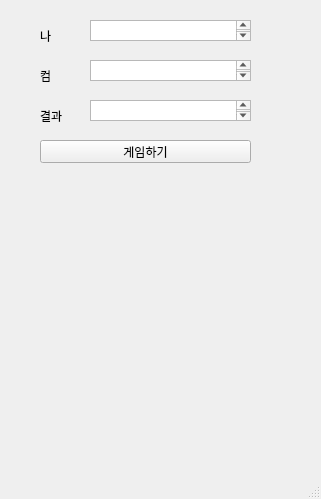
<?xml version="1.0" encoding="UTF-8"?>
<ui version="4.0">
 <class>MainWindow</class>
 <widget class="QMainWindow" name="MainWindow">
  <property name="geometry">
   <rect>
    <x>0</x>
    <y>0</y>
    <width>321</width>
    <height>499</height>
   </rect>
  </property>
  <property name="windowTitle">
   <string>MainWindow</string>
  </property>
  <widget class="QWidget" name="centralwidget">
   <widget class="QLabel" name="lbl_mine">
    <property name="geometry">
     <rect>
      <x>40</x>
      <y>30</y>
      <width>56</width>
      <height>12</height>
     </rect>
    </property>
    <property name="text">
     <string>나</string>
    </property>
   </widget>
   <widget class="QPushButton" name="pb">
    <property name="geometry">
     <rect>
      <x>40</x>
      <y>140</y>
      <width>211</width>
      <height>23</height>
     </rect>
    </property>
    <property name="text">
     <string>게임하기</string>
    </property>
   </widget>
   <widget class="QLabel" name="lbl_com">
    <property name="geometry">
     <rect>
      <x>40</x>
      <y>70</y>
      <width>56</width>
      <height>12</height>
     </rect>
    </property>
    <property name="text">
     <string>컴</string>
    </property>
   </widget>
   <widget class="QLabel" name="lbl_result">
    <property name="geometry">
     <rect>
      <x>40</x>
      <y>110</y>
      <width>56</width>
      <height>12</height>
     </rect>
    </property>
    <property name="text">
     <string>결과</string>
    </property>
   </widget>
   <widget class="QPlainTextEdit" name="pte_mine">
    <property name="geometry">
     <rect>
      <x>90</x>
      <y>20</y>
      <width>161</width>
      <height>21</height>
     </rect>
    </property>
   </widget>
   <widget class="QPlainTextEdit" name="pte_com">
    <property name="geometry">
     <rect>
      <x>90</x>
      <y>60</y>
      <width>161</width>
      <height>21</height>
     </rect>
    </property>
   </widget>
   <widget class="QPlainTextEdit" name="pte_result">
    <property name="geometry">
     <rect>
      <x>90</x>
      <y>100</y>
      <width>161</width>
      <height>21</height>
     </rect>
    </property>
   </widget>
  </widget>
  <widget class="QMenuBar" name="menubar">
   <property name="geometry">
    <rect>
     <x>0</x>
     <y>0</y>
     <width>321</width>
     <height>21</height>
    </rect>
   </property>
  </widget>
  <widget class="QStatusBar" name="statusbar"/>
 </widget>
 <resources/>
 <connections/>
</ui>
